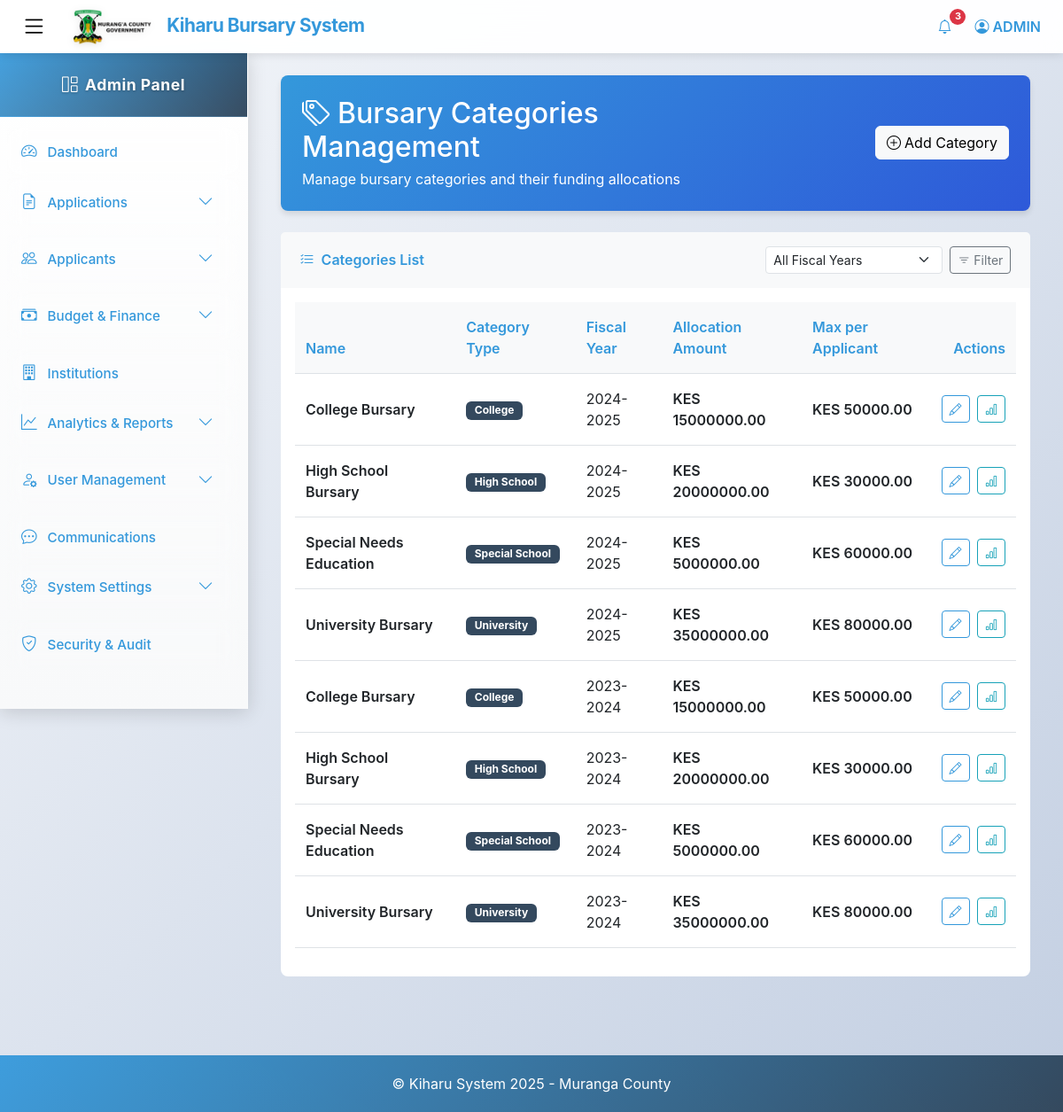
The page /admin-bursary-categories/ (signed in) on the database as committed earlier.
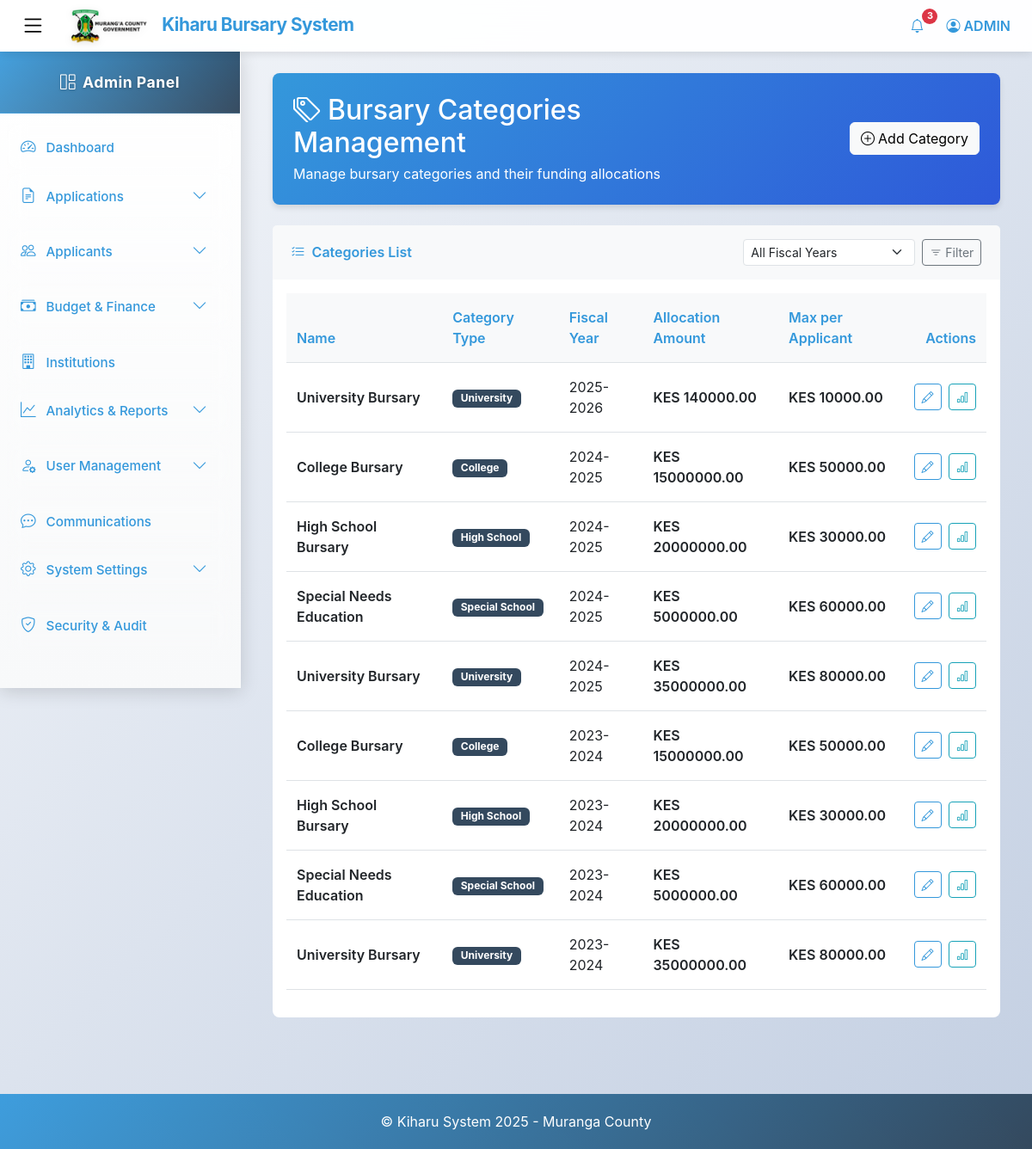
The same page on the database as committed later.
### kiharu_system/models.py (models this page shows, shortened)
class BursaryCategory(models.Model):
    CATEGORY_TYPES = (
        ('highschool', 'High School'),
        ('special_school', 'Special School'),
        ('college', 'College'),
        ('university', 'University'),
    )
    name = models.CharField(max_length=100)
    category_type = models.CharField(max_length=20, choices=CATEGORY_TYPES)
    fiscal_year = models.ForeignKey(FiscalYear, on_delete=models.CASCADE, related_name='categories')
    allocation_amount = models.DecimalField(max_digits=12, decimal_places=2)
    max_amount_per_applicant = models.DecimalField(max_digits=10, decimal_places=2)

class FiscalYear(models.Model):
    name = models.CharField(max_length=20)  # e.g., "2024-2025"
    start_date = models.DateField()
    end_date = models.DateField()
    total_allocation = models.DecimalField(max_digits=12, decimal_places=2)
    is_active = models.BooleanField(default=False)

### kiharu_system/views.py (the view)
# urls.py: path('admin-bursary-categories/', views.bursary_category_list, name='bursary_category_list'),
@login_required
@user_passes_test(is_admin)
def bursary_category_list(request):
    fiscal_year_id = request.GET.get('fiscal_year')
    categories = BursaryCategory.objects.all().select_related('fiscal_year').order_by('-fiscal_year__start_date', 'name')
    selected_fiscal_year = None
    if fiscal_year_id:
        try:
            selected_fiscal_year = FiscalYear.objects.get(pk=fiscal_year_id)
            categories = categories.filter(fiscal_year=selected_fiscal_year)
        except FiscalYear.DoesNotExist:
            messages.warning(request, 'Selected fiscal year not found')
    all_fiscal_years = FiscalYear.objects.all().order_by('-start_date')
    paginator = Paginator(categories, 15)
    page_number = request.GET.get('page')
    page_obj = paginator.get_page(page_number)
    if selected_fiscal_year:
        total_applications = Application.objects.filter(
            fiscal_year=selected_fiscal_year
        ).count()
        total_allocated = categories.aggregate(
            total=Sum('allocation_amount')
        )['total'] or 0
        utilization = Allocation.objects.filter(
            application__fiscal_year=selected_fiscal_year
        ).aggregate(total=Sum('amount_allocated'))['total'] or 0
        utilization_rate = (utilization / total_allocated * 100) if total_allocated > 0 else 0
        stats = {
            'total_categories': categories.count(),
            'total_allocation': total_allocated,
            'total_utilized': utilization,
            'utilization_rate': utilization_rate,
            'total_applications': total_applications,
        }
    else:
        stats = None
    context = {
        'categories': page_obj,
        'page_obj': page_obj,
        'all_fiscal_years': all_fiscal_years,
        'selected_fiscal_year': selected_fiscal_year,
        'stats': stats,
    }
    return render(request, 'admin/bursary_category_list.html', context)

### kiharu_system/views.py (called while the page is built)
def is_admin(user):
    return user.user_type == 'admin'

### templates/admin/bursary_category_list.html (shortened to what this page needs)
{% extends 'admin_base.html' %}
{% load static %}
{% block content %}
<div class="container-fluid">
    <div class="page-header">
        <div class="row align-items-center">
            <div class="col-md-8">
                <h2 class="mb-1"><i class="bi bi-tags me-2"></i>Bursary Categories Management</h2>
                <p class="mb-0">Manage bursary categories and their funding allocations</p>
            </div>
            <div class="col-md-4 text-md-end">
                <a href="{%  url 'bursary_category_create'%}" class="btn btn-light">
                    <i class="bi bi-plus-circle me-1"></i>Add Category
                </a>
            </div>
        </div>
    </div>
    <div class="row">
        <div class="col-12">
            <div class="card">
                <div class="card-header d-flex align-items-center justify-content-between">
                    <div>
                        <i class="bi bi-list-check me-2"></i>Categories List
                    </div>
                    <div class="d-flex">
                        <select class="form-select form-select-sm me-2" style="width: 200px;">
                            <option selected>All Fiscal Years</option>
                        </select>
                        <button class="btn btn-sm btn-outline-secondary">
                            <i class="bi bi-filter"></i> Filter
                        </button>
                    </div>
                </div>
                <div class="card-body">
                    {% if categories %}
                    <div class="table-responsive">
                        <table class="table table-hover">
                            <thead>
                                <tr>
                                    <th>Name</th>
                                    <th>Category Type</th>
                                    <th>Fiscal Year</th>
                                    <th>Allocation Amount</th>
                                    <th>Max per Applicant</th>
                                    <th class="text-end">Actions</th>
                                </tr>
                            </thead>
                           <tbody>
                                {% for category in categories %}
                                <tr>
                                    <td class="category-name">{{ category.name }}</td>
                                    <td>
                                        <span class="badge badge-type {% if category.category_type == 'primary' %}badge-primary{% else %}badge-secondary{% endif %}">
                                            {{ category.get_category_type_display }}
                                        </span>
                                    </td>
                                    <td>{{ category.fiscal_year.name }}</td>
                                    <td class="amount">KES {{ category.allocation_amount|floatformat:2 }}</td>
                                    <td class="amount">KES {{ category.max_amount_per_applicant|floatformat:2 }}</td>
                                    <td class="text-end action-buttons">
                                        <a href="{% url 'bursary_category_update' category.id %}" class="btn btn-sm btn-outline-primary me-1" title="Edit Category">
                                            <i class="bi bi-pencil"></i>
                                        </a>
                                        <a href="{% url 'bursary_category_detail' category.id %}" class="btn btn-sm btn-outline-info" title="View Statistics">
                                            <i class="bi bi-bar-chart"></i>
                                        </a>
                                    </td>
                                </tr>
                                {% endfor %}
                            </tbody>
                        </table>
                    </div>
                    {% endif %}
                </div>
            </div>
        </div>
    </div>
</div>
{% endblock %}

Rows that differ between the two databases and show on the page:
added BursaryCategory: name "University Bursary", category_type "University", fiscal_year.name "2025-2026", allocation_amount "140000.00", max_amount_per_applicant "10000.00"
